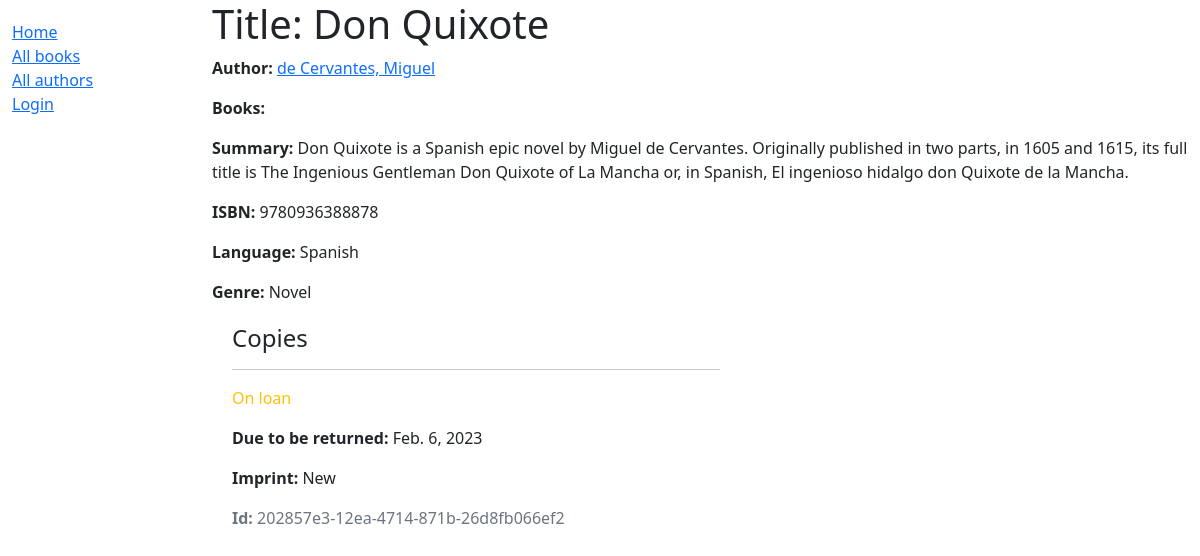
/catalog/book/1, run on the app's committed database.
### catalog/models.py (models this page shows, shortened)
class Book(models.Model):
    title = models.CharField(max_length=200)
    author = models.ForeignKey('Author', on_delete=models.SET_NULL, null=True)
    language=models.ForeignKey(Language, on_delete=models.SET_NULL, null=True,help_text='Select a language for this book')
    summary = models.TextField(max_length=1000, help_text='Enter a brief description of the book')
    isbn = models.CharField('ISBN', max_length=13, unique=True,
                             help_text='13 Character <a href="https://www.isbn-international.org/content/what-isbn">ISBN number</a>')
    genre = models.ManyToManyField(Genre, help_text='Select a genre for this book')

class Author(models.Model):
    first_name = models.CharField(max_length=100)
    last_name = models.CharField(max_length=100)
    date_of_birth = models.DateField(null=True, blank=True)
    date_of_death = models.DateField('Died', null=True, blank=True)
    class Meta:
        ordering = ['last_name', 'first_name']
    def __str__(self):
        return f'{self.last_name}, {self.first_name}'

class Language(models.Model):
    name = models.CharField(max_length=30, help_text='Enter a book natural language (e.g. English, Spanish)')
    def __str__(self):
        return self.name

class Genre(models.Model):
    name = models.CharField(max_length=200, help_text='Enter a book genre (e.g. Science Fiction)')
    def __str__(self):
        return self.name

class BookInstance(models.Model):
    id = models.UUIDField(primary_key=True, default=uuid.uuid4, help_text='Unique ID for this particular book across whole library')
    book = models.ForeignKey('Book', on_delete=models.RESTRICT, null=True)
    imprint = models.CharField(max_length=200)
    due_back = models.DateField(null=True, blank=True)
    borrower = models.ForeignKey(User, on_delete=models.SET_NULL, null=True, blank=True)
    LOAN_STATUS = (
        ('m', 'Maintenance'),
        ('o', 'On loan'),
        ('a', 'Available'),
        ('r', 'Reserved'),
    )
    status = models.CharField(
        max_length=1,
        choices=LOAN_STATUS,
        blank=True,
        default='m',
        help_text='Book availability',
    )
    class Meta:
        ordering = ['due_back']
        permissions = (("can_mark_returned", "Set book as returned"),)

### catalog/views.py (the view)
# urls.py: path('book/<int:pk>', views.BookDetailView.as_view(), name='book-detail'),
class BookDetailView(generic.DetailView):
    model = Book

### catalog/templates/catalog/book_detail.html
{% extends "catalog/layout.html" %}
{% block content %}
<h1>Title: {{ book.title }}</h1>
<p><strong>Author:</strong> <a href="{% url 'catalog:author-detail'  book.author.id %}">{{ book.author }}</a></p>
  <p style="width: 50%"><strong>Books:</strong>
  <p><strong>Summary:</strong> {{ book.summary }}</p>
  <p><strong>ISBN:</strong> {{ book.isbn }}</p>
  <p><strong>Language:</strong> {{ book.language }}</p>
  <p><strong>Genre:</strong> {{ book.genre.all|join:", " }}</p>
  <div style="margin-left:20px;margin-top:20px;width: 50%;">
    <h4>Copies</h4>
    {% for copy in book.bookinstance_set.all %}
      <hr>
      <p class="{% if copy.status == 'a' %}text-success{% elif copy.status == 'm' %}text-danger{% else %}text-warning{% endif %}">
        {{ copy.get_status_display }}
      </p>
      {% if copy.status != 'a' %}
        <p><strong>Due to be returned:</strong> {{ copy.due_back }}</p>
      {% endif %}
      <p><strong>Imprint:</strong> {{ copy.imprint }}</p>
      <p class="text-muted"><strong>Id:</strong> {{ copy.id }}</p>
    {% endfor %}
  </div>
{% endblock %}

### catalog/templates/catalog/layout.html (shortened to what this page needs)
<!DOCTYPE html>
<html lang="en">
<head>
  <link href="https://cdn.jsdelivr.net/npm/bootstrap@5.1.3/dist/css/bootstrap.min.css" rel="stylesheet">
  {% load static %}
  <link rel="stylesheet" href="{% static 'css/styles.css' %}">
</head>
<body>
  <div class="container-fluid">
    <div class="row">
      <div class="col-sm-2">
      {% block sidebar %}
        <ul class="sidebar-nav">
          <li><a href="{% url 'catalog:index' %}">Home</a></li>
          <li><a href="{% url 'catalog:books' %}">All books</a></li>
          <li><a href="{% url 'catalog:authors' %}">All authors</a></li>
         {% if user.is_authenticated %}
           <li>User: {{ user.get_username }}</li>
           <li><a href="{% url 'catalog:my-borrowed' %}">My Borrowed</a></li>
           {% if perms.catalog.can_mark_returned %}
           <li><a href="{% url 'catalog:books-borrowed' %}">Library Borrowed</a></li>
           {% endif %}
           <li><a href="{% url 'logout' %}?next={{ request.path }}">Logout</a></li>
         {% else %}
           <li><a href="{% url 'login' %}?next={{ request.path }}">Login</a></li>
         {% endif %}
        </ul>
     {% endblock %}
      </div>
      <div class="col-sm-10 ">{% block content %}{% endblock %}
      </div>
    </div>
  </div>
</body>
</html>

### catalog/static/css/styles.css (style rules this page uses)
.sidebar-nav { margin-top: 20px; padding: 0; list-style: none; }

### data on the page
Book: author "de Cervantes, Miguel", summary "Don Quixote is a Spanish epic novel by Miguel de Cervantes. Originally published in two parts, in 1605 and 1615, its full title is The Ingenious Gentleman Don Quixote of La Mancha or, in Spanish, El ingenioso hidalgo don Quixote de la Mancha.", isbn "9780936388878", language "Spanish", genre.all "Novel"
BookInstance: status "On loan", due_back "Feb. 6, 2023", imprint "New", id "202857e3-12ea-4714-871b-26d8fb066ef2"
